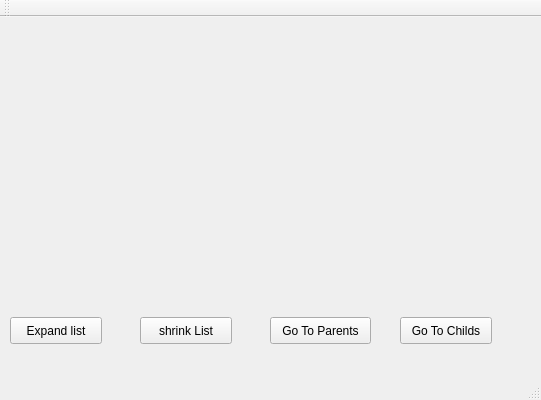
<?xml version="1.0" encoding="UTF-8"?>
<ui version="4.0">
 <class>EditTestMainWindow</class>
 <widget class="QMainWindow" name="EditTestMainWindow">
  <property name="geometry">
   <rect>
    <x>0</x>
    <y>0</y>
    <width>541</width>
    <height>400</height>
   </rect>
  </property>
  <property name="windowTitle">
   <string>EditTestMainWindow</string>
  </property>
  <widget class="QWidget" name="centralWidget">
   <widget class="MyFullTextEdit" name="textEdit" native="true">
    <property name="geometry">
     <rect>
      <x>50</x>
      <y>40</y>
      <width>181</width>
      <height>41</height>
     </rect>
    </property>
    <property name="palette">
     <palette>
      <active>
       <colorrole role="WindowText">
        <brush brushstyle="SolidPattern">
         <color alpha="255">
          <red>0</red>
          <green>0</green>
          <blue>0</blue>
         </color>
        </brush>
       </colorrole>
       <colorrole role="Button">
        <brush brushstyle="SolidPattern">
         <color alpha="255">
          <red>162</red>
          <green>119</green>
          <blue>237</blue>
         </color>
        </brush>
       </colorrole>
       <colorrole role="Light">
        <brush brushstyle="SolidPattern">
         <color alpha="255">
          <red>239</red>
          <green>229</green>
          <blue>255</blue>
         </color>
        </brush>
       </colorrole>
       <colorrole role="Midlight">
        <brush brushstyle="SolidPattern">
         <color alpha="255">
          <red>200</red>
          <green>174</green>
          <blue>246</blue>
         </color>
        </brush>
       </colorrole>
       <colorrole role="Dark">
        <brush brushstyle="SolidPattern">
         <color alpha="255">
          <red>81</red>
          <green>59</green>
          <blue>118</blue>
         </color>
        </brush>
       </colorrole>
       <colorrole role="Mid">
        <brush brushstyle="SolidPattern">
         <color alpha="255">
          <red>108</red>
          <green>79</green>
          <blue>158</blue>
         </color>
        </brush>
       </colorrole>
       <colorrole role="Text">
        <brush brushstyle="SolidPattern">
         <color alpha="255">
          <red>0</red>
          <green>0</green>
          <blue>0</blue>
         </color>
        </brush>
       </colorrole>
       <colorrole role="BrightText">
        <brush brushstyle="SolidPattern">
         <color alpha="255">
          <red>255</red>
          <green>255</green>
          <blue>255</blue>
         </color>
        </brush>
       </colorrole>
       <colorrole role="ButtonText">
        <brush brushstyle="SolidPattern">
         <color alpha="255">
          <red>0</red>
          <green>0</green>
          <blue>0</blue>
         </color>
        </brush>
       </colorrole>
       <colorrole role="Base">
        <brush brushstyle="SolidPattern">
         <color alpha="255">
          <red>255</red>
          <green>255</green>
          <blue>255</blue>
         </color>
        </brush>
       </colorrole>
       <colorrole role="Window">
        <brush brushstyle="SolidPattern">
         <color alpha="255">
          <red>162</red>
          <green>119</green>
          <blue>237</blue>
         </color>
        </brush>
       </colorrole>
       <colorrole role="Shadow">
        <brush brushstyle="SolidPattern">
         <color alpha="255">
          <red>0</red>
          <green>0</green>
          <blue>0</blue>
         </color>
        </brush>
       </colorrole>
       <colorrole role="AlternateBase">
        <brush brushstyle="SolidPattern">
         <color alpha="255">
          <red>208</red>
          <green>187</green>
          <blue>246</blue>
         </color>
        </brush>
       </colorrole>
       <colorrole role="ToolTipBase">
        <brush brushstyle="SolidPattern">
         <color alpha="255">
          <red>255</red>
          <green>255</green>
          <blue>220</blue>
         </color>
        </brush>
       </colorrole>
       <colorrole role="ToolTipText">
        <brush brushstyle="SolidPattern">
         <color alpha="255">
          <red>0</red>
          <green>0</green>
          <blue>0</blue>
         </color>
        </brush>
       </colorrole>
      </active>
      <inactive>
       <colorrole role="WindowText">
        <brush brushstyle="SolidPattern">
         <color alpha="255">
          <red>0</red>
          <green>0</green>
          <blue>0</blue>
         </color>
        </brush>
       </colorrole>
       <colorrole role="Button">
        <brush brushstyle="SolidPattern">
         <color alpha="255">
          <red>162</red>
          <green>119</green>
          <blue>237</blue>
         </color>
        </brush>
       </colorrole>
       <colorrole role="Light">
        <brush brushstyle="SolidPattern">
         <color alpha="255">
          <red>239</red>
          <green>229</green>
          <blue>255</blue>
         </color>
        </brush>
       </colorrole>
       <colorrole role="Midlight">
        <brush brushstyle="SolidPattern">
         <color alpha="255">
          <red>200</red>
          <green>174</green>
          <blue>246</blue>
         </color>
        </brush>
       </colorrole>
       <colorrole role="Dark">
        <brush brushstyle="SolidPattern">
         <color alpha="255">
          <red>81</red>
          <green>59</green>
          <blue>118</blue>
         </color>
        </brush>
       </colorrole>
       <colorrole role="Mid">
        <brush brushstyle="SolidPattern">
         <color alpha="255">
          <red>108</red>
          <green>79</green>
          <blue>158</blue>
         </color>
        </brush>
       </colorrole>
       <colorrole role="Text">
        <brush brushstyle="SolidPattern">
         <color alpha="255">
          <red>0</red>
          <green>0</green>
          <blue>0</blue>
         </color>
        </brush>
       </colorrole>
       <colorrole role="BrightText">
        <brush brushstyle="SolidPattern">
         <color alpha="255">
          <red>255</red>
          <green>255</green>
          <blue>255</blue>
         </color>
        </brush>
       </colorrole>
       <colorrole role="ButtonText">
        <brush brushstyle="SolidPattern">
         <color alpha="255">
          <red>0</red>
          <green>0</green>
          <blue>0</blue>
         </color>
        </brush>
       </colorrole>
       <colorrole role="Base">
        <brush brushstyle="SolidPattern">
         <color alpha="255">
          <red>255</red>
          <green>255</green>
          <blue>255</blue>
         </color>
        </brush>
       </colorrole>
       <colorrole role="Window">
        <brush brushstyle="SolidPattern">
         <color alpha="255">
          <red>162</red>
          <green>119</green>
          <blue>237</blue>
         </color>
        </brush>
       </colorrole>
       <colorrole role="Shadow">
        <brush brushstyle="SolidPattern">
         <color alpha="255">
          <red>0</red>
          <green>0</green>
          <blue>0</blue>
         </color>
        </brush>
       </colorrole>
       <colorrole role="AlternateBase">
        <brush brushstyle="SolidPattern">
         <color alpha="255">
          <red>208</red>
          <green>187</green>
          <blue>246</blue>
         </color>
        </brush>
       </colorrole>
       <colorrole role="ToolTipBase">
        <brush brushstyle="SolidPattern">
         <color alpha="255">
          <red>255</red>
          <green>255</green>
          <blue>220</blue>
         </color>
        </brush>
       </colorrole>
       <colorrole role="ToolTipText">
        <brush brushstyle="SolidPattern">
         <color alpha="255">
          <red>0</red>
          <green>0</green>
          <blue>0</blue>
         </color>
        </brush>
       </colorrole>
      </inactive>
      <disabled>
       <colorrole role="WindowText">
        <brush brushstyle="SolidPattern">
         <color alpha="255">
          <red>81</red>
          <green>59</green>
          <blue>118</blue>
         </color>
        </brush>
       </colorrole>
       <colorrole role="Button">
        <brush brushstyle="SolidPattern">
         <color alpha="255">
          <red>162</red>
          <green>119</green>
          <blue>237</blue>
         </color>
        </brush>
       </colorrole>
       <colorrole role="Light">
        <brush brushstyle="SolidPattern">
         <color alpha="255">
          <red>239</red>
          <green>229</green>
          <blue>255</blue>
         </color>
        </brush>
       </colorrole>
       <colorrole role="Midlight">
        <brush brushstyle="SolidPattern">
         <color alpha="255">
          <red>200</red>
          <green>174</green>
          <blue>246</blue>
         </color>
        </brush>
       </colorrole>
       <colorrole role="Dark">
        <brush brushstyle="SolidPattern">
         <color alpha="255">
          <red>81</red>
          <green>59</green>
          <blue>118</blue>
         </color>
        </brush>
       </colorrole>
       <colorrole role="Mid">
        <brush brushstyle="SolidPattern">
         <color alpha="255">
          <red>108</red>
          <green>79</green>
          <blue>158</blue>
         </color>
        </brush>
       </colorrole>
       <colorrole role="Text">
        <brush brushstyle="SolidPattern">
         <color alpha="255">
          <red>81</red>
          <green>59</green>
          <blue>118</blue>
         </color>
        </brush>
       </colorrole>
       <colorrole role="BrightText">
        <brush brushstyle="SolidPattern">
         <color alpha="255">
          <red>255</red>
          <green>255</green>
          <blue>255</blue>
         </color>
        </brush>
       </colorrole>
       <colorrole role="ButtonText">
        <brush brushstyle="SolidPattern">
         <color alpha="255">
          <red>81</red>
          <green>59</green>
          <blue>118</blue>
         </color>
        </brush>
       </colorrole>
       <colorrole role="Base">
        <brush brushstyle="SolidPattern">
         <color alpha="255">
          <red>162</red>
          <green>119</green>
          <blue>237</blue>
         </color>
        </brush>
       </colorrole>
       <colorrole role="Window">
        <brush brushstyle="SolidPattern">
         <color alpha="255">
          <red>162</red>
          <green>119</green>
          <blue>237</blue>
         </color>
        </brush>
       </colorrole>
       <colorrole role="Shadow">
        <brush brushstyle="SolidPattern">
         <color alpha="255">
          <red>0</red>
          <green>0</green>
          <blue>0</blue>
         </color>
        </brush>
       </colorrole>
       <colorrole role="AlternateBase">
        <brush brushstyle="SolidPattern">
         <color alpha="255">
          <red>162</red>
          <green>119</green>
          <blue>237</blue>
         </color>
        </brush>
       </colorrole>
       <colorrole role="ToolTipBase">
        <brush brushstyle="SolidPattern">
         <color alpha="255">
          <red>255</red>
          <green>255</green>
          <blue>220</blue>
         </color>
        </brush>
       </colorrole>
       <colorrole role="ToolTipText">
        <brush brushstyle="SolidPattern">
         <color alpha="255">
          <red>0</red>
          <green>0</green>
          <blue>0</blue>
         </color>
        </brush>
       </colorrole>
      </disabled>
     </palette>
    </property>
    <property name="cursor">
     <cursorShape>IBeamCursor</cursorShape>
    </property>
   </widget>
   <widget class="MessageIconWidget" name="IconWidget" native="true">
    <property name="geometry">
     <rect>
      <x>50</x>
      <y>130</y>
      <width>271</width>
      <height>101</height>
     </rect>
    </property>
    <property name="palette">
     <palette>
      <active>
       <colorrole role="Base">
        <brush brushstyle="SolidPattern">
         <color alpha="200">
          <red>158</red>
          <green>191</green>
          <blue>176</blue>
         </color>
        </brush>
       </colorrole>
      </active>
      <inactive>
       <colorrole role="Base">
        <brush brushstyle="SolidPattern">
         <color alpha="200">
          <red>158</red>
          <green>191</green>
          <blue>176</blue>
         </color>
        </brush>
       </colorrole>
      </inactive>
      <disabled>
       <colorrole role="Base">
        <brush brushstyle="SolidPattern">
         <color alpha="255">
          <red>255</red>
          <green>255</green>
          <blue>255</blue>
         </color>
        </brush>
       </colorrole>
      </disabled>
     </palette>
    </property>
    <property name="cursor">
     <cursorShape>PointingHandCursor</cursorShape>
    </property>
   </widget>
   <widget class="ListWithDisplay" name="listDisplayWidget" native="true">
    <property name="geometry">
     <rect>
      <x>370</x>
      <y>20</y>
      <width>161</width>
      <height>251</height>
     </rect>
    </property>
   </widget>
   <widget class="QPushButton" name="parentButton">
    <property name="geometry">
     <rect>
      <x>270</x>
      <y>300</y>
      <width>101</width>
      <height>27</height>
     </rect>
    </property>
    <property name="text">
     <string>Go To Parents</string>
    </property>
   </widget>
   <widget class="QPushButton" name="childButton">
    <property name="geometry">
     <rect>
      <x>400</x>
      <y>300</y>
      <width>92</width>
      <height>27</height>
     </rect>
    </property>
    <property name="text">
     <string>Go To Childs</string>
    </property>
   </widget>
   <widget class="QPushButton" name="expandListButton">
    <property name="geometry">
     <rect>
      <x>10</x>
      <y>300</y>
      <width>92</width>
      <height>27</height>
     </rect>
    </property>
    <property name="text">
     <string>Expand list</string>
    </property>
   </widget>
   <widget class="QPushButton" name="shrinkListButton">
    <property name="geometry">
     <rect>
      <x>140</x>
      <y>300</y>
      <width>92</width>
      <height>27</height>
     </rect>
    </property>
    <property name="text">
     <string>shrink List</string>
    </property>
   </widget>
  </widget>
  <widget class="QMenuBar" name="menuBar">
   <property name="geometry">
    <rect>
     <x>0</x>
     <y>0</y>
     <width>541</width>
     <height>25</height>
    </rect>
   </property>
  </widget>
  <widget class="QToolBar" name="mainToolBar">
   <attribute name="toolBarArea">
    <enum>TopToolBarArea</enum>
   </attribute>
   <attribute name="toolBarBreak">
    <bool>false</bool>
   </attribute>
  </widget>
  <widget class="QStatusBar" name="statusBar"/>
 </widget>
 <layoutdefault spacing="6" margin="11"/>
 <customwidgets>
  <customwidget>
   <class>MyFullTextEdit</class>
   <extends>QWidget</extends>
   <header>myfulltextedit.h</header>
  </customwidget>
  <customwidget>
   <class>MessageIconWidget</class>
   <extends>QWidget</extends>
   <header>messageiconwidget.h</header>
  </customwidget>
  <customwidget>
   <class>ListWithDisplay</class>
   <extends>QWidget</extends>
   <header>listwithdisplay.h</header>
  </customwidget>
 </customwidgets>
 <resources/>
 <connections/>
</ui>
